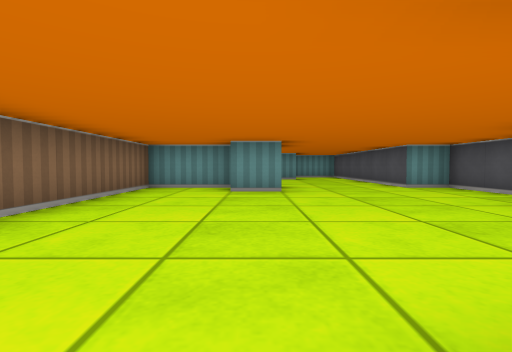
view 1 (above)

13 first-person views from a walk through a cub3D level. The camera is about half as high as the walls, tilts 2° down and sees 85° across. The floor is counted in squares. Each view is taken from the middle of a square. On the plan, view 1 faces up. The plan holds only what a view shows up to about 9 squares ahead; the rest is blank.

view 2
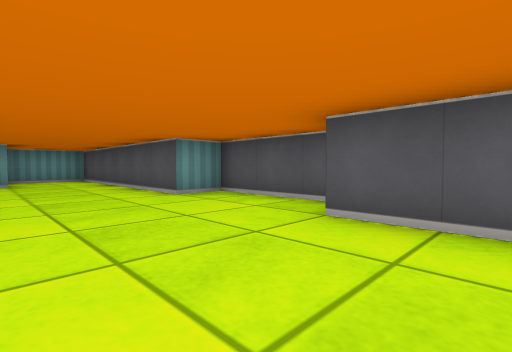

view 3
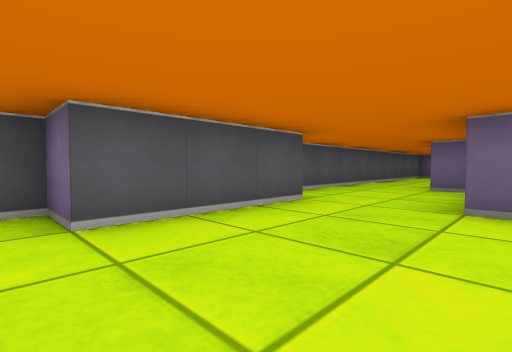

view 4
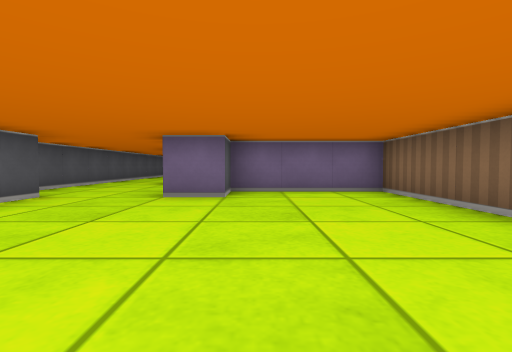

view 5
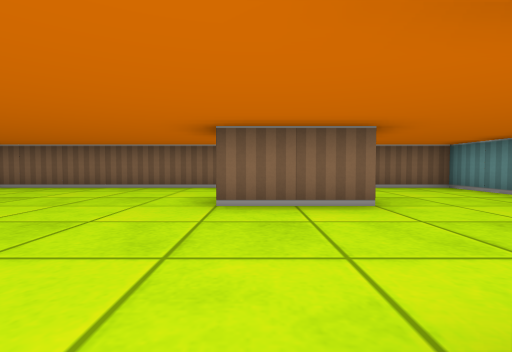

view 6
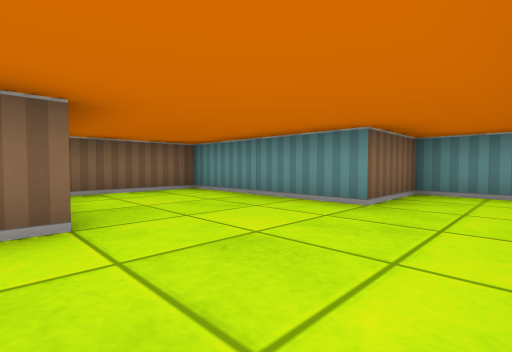

view 7
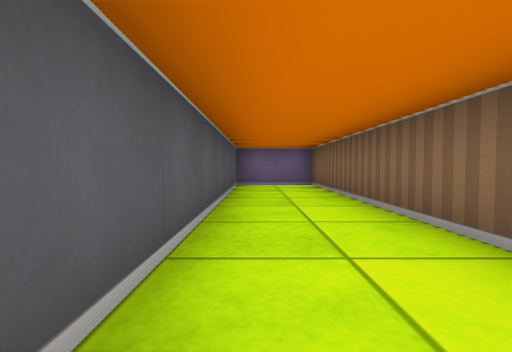

view 8
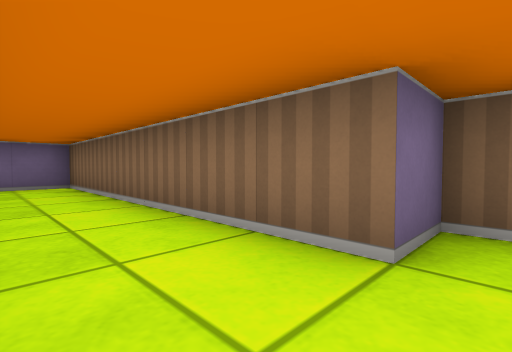

view 9
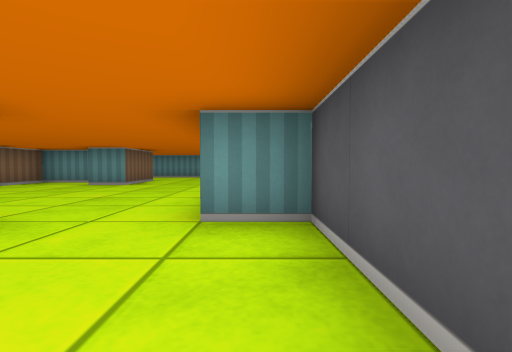

view 10
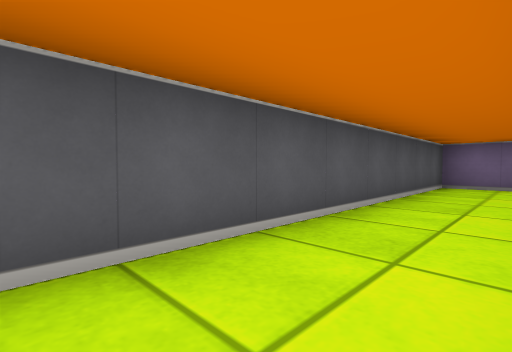

view 11
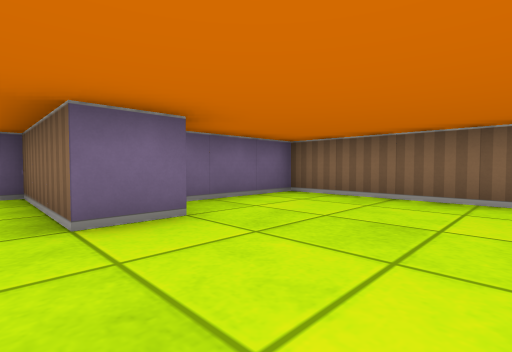

view 12
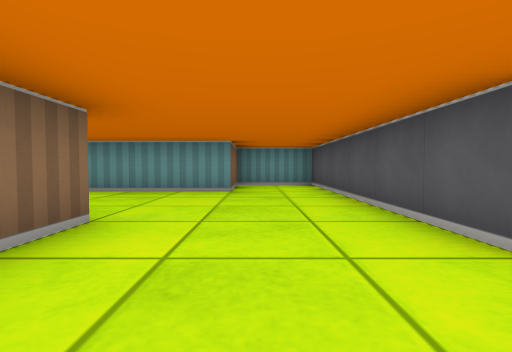

view 13
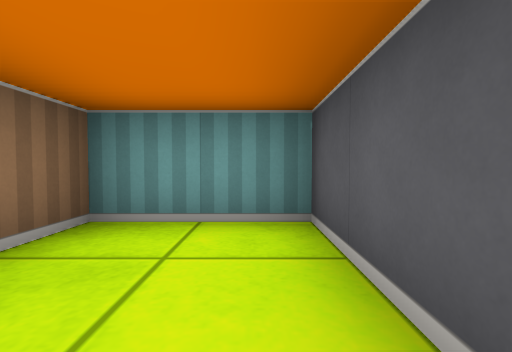

### Floor plan
Points are (right, up) in squares from view 1. A wall is a line through its corners. A room is listed if a view was taken in it or the views show most of it. See-through windows are left out.
Room 1 (views 1, 2, 3, 4, 5, 6, 7, 8, 9, 10, 11, 12, 13)
walls: (-0.5, 6.5) (-2.5, 6.5) (-2.5, -0.5) (0.5, -0.5) (0.5, 0.5) (1.5, 0.5) (1.5, -2.5) (2.5, -2.5) (2.5, -9.5) (4.5, -9.5) (4.5, 0.5) (3.5, 0.5) (3.5, 3.5) (4.5, 3.5) (4.5, 6.5) (3.5, 6.5) (3.5, 12.5) (1.5, 12.5) (1.5, 10.5) (-2.5, 10.5) (-2.5, 8); (0.5, 7.6) (0.5, 5.5) (-0.5, 5.5)

Positions as (right, up) in squares from view 1, and headings:
1: (0, 0), facing up
2: (1, 2), facing up-right
3: (1, 4), facing down-right
4: (0, 5), facing down
5: (4, 6), facing left
6: (3, 7), facing up-left
7: (4, -2), facing down
8: (4, -2), facing down-left
9: (4, -2), facing up
10: (3, -2), facing down-right
11: (2, 3), facing down-left
12: (2, 5), facing up
13: (3, 10), facing up
